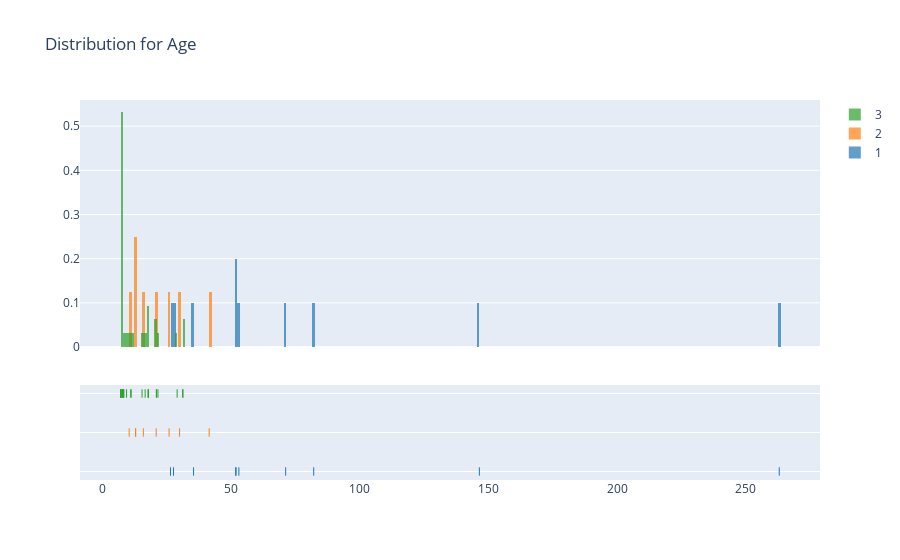

Here is the notebook cell this chart was saved with:
### Code cell
# defining data 
a = df[df['Pclass']==1]['Fare']
b = df[df['Pclass']==2]['Fare']
c = df[df['Pclass']==3]['Fare']
hist_data=[a,b,c]
group_labels=['1', '2', '3']

# defining fig and plotting 
fig7 = ff.create_distplot(hist_data,group_labels,bin_size=[1,1,1], show_curve=False)
fig7.update_layout(title_text='Distribution for Age')
iplot(fig7)

### Figure 1 — Plotly figure (JSON) as saved in the notebook; plotly's stock layout.template omitted (floating-point values rounded to 4 significant figures)
{"data": [{"autobinx": false, "histnorm": "probability density", "legendgroup": "1", "marker": {"color": "rgb(31, 119, 180)"}, "name": "1", "opacity": 0.7, "type": "histogram", "x": [71.28, 53.1, 51.86, 26.55, 35.5, 263, 27.72, 146.5, 82.17, 52], "xaxis": "x", "xbins": {"end": 263, "size": 1, "start": 26.55}, "yaxis": "y"}, {"autobinx": false, "histnorm": "probability density", "legendgroup": "2", "marker": {"color": "rgb(255, 127, 14)"}, "name": "2", "opacity": 0.7, "type": "histogram", "x": [30.07, 16, 13, 26, 13, 10.5, 21, 41.58], "xaxis": "x", "xbins": {"end": 41.58, "size": 1, "start": 10.5}, "yaxis": "y"}, {"autobinx": false, "histnorm": "probability density", "legendgroup": "3", "marker": {"color": "rgb(44, 160, 44)"}, "name": "3", "opacity": 0.7, "type": "histogram", "x": [7.25, 7.925, 8.05, 8.458, 21.07, 11.13, 16.7, 8.05, 31.27, 7.854, 29.12, 18, 7.225, 8.029, 21.07, 31.39, 7.225, 7.879, 7.896, 7.75, 7.229, 8.05, 18, 11.24, 9.475, 7.896, 7.879, 8.05, 15.5, 7.75, 21.68, 17.8], "xaxis": "x", "xbins": {"end": 31.39, "size": 1, "start": 7.225}, "yaxis": "y"}, {"legendgroup": "1", "marker": {"color": "rgb(31, 119, 180)", "symbol": "line-ns-open"}, "mode": "markers", "name": "1", "showlegend": false, "type": "scatter", "x": [71.28, 53.1, 51.86, 26.55, 35.5, 263, 27.72, 146.5, 82.17, 52], "xaxis": "x", "y": ["1", "1", "1", "1", "1", "1", "1", "1", "1", "1"], "yaxis": "y2"}, {"legendgroup": "2", "marker": {"color": "rgb(255, 127, 14)", "symbol": "line-ns-open"}, "mode": "markers", "name": "2", "showlegend": false, "type": "scatter", "x": [30.07, 16, 13, 26, 13, 10.5, 21, 41.58], "xaxis": "x", "y": ["2", "2", "2", "2", "2", "2", "2", "2"], "yaxis": "y2"}, {"legendgroup": "3", "marker": {"color": "rgb(44, 160, 44)", "symbol": "line-ns-open"}, "mode": "markers", "name": "3", "showlegend": false, "type": "scatter", "x": [7.25, 7.925, 8.05, 8.458, 21.07, 11.13, 16.7, 8.05, 31.27, 7.854, 29.12, 18, 7.225, 8.029, 21.07, 31.39, 7.225, 7.879, 7.896, 7.75, 7.229, 8.05, 18, 11.24, 9.475, 7.896, 7.879, 8.05, 15.5, 7.75, 21.68, 17.8], "xaxis": "x", "y": ["3", "3", "3", "3", "3", "3", "3", "3", "3", "3", "3", "3", "3", "3", "3", "3", "3", "3", "3", "3", "3", "3", "3", "3", "3", "3", "3", "3", "3", "3", "3", "3"], "yaxis": "y2"}], "layout": {"barmode": "overlay", "hovermode": "closest", "legend": {"traceorder": "reversed"}, "title": {"text": "Distribution for Age"}, "xaxis": {"anchor": "y2", "domain": [0, 1], "zeroline": false}, "yaxis": {"anchor": "free", "domain": [0.35, 1], "position": 0}, "yaxis2": {"anchor": "x", "domain": [0, 0.25], "dtick": 1, "showticklabels": false}}}
